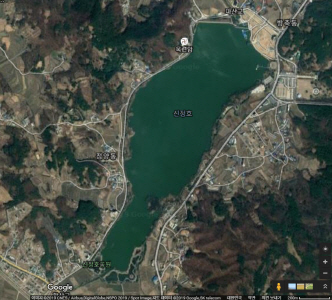
#> input picture SystProg_Spri_2019/scripts/sample_imgs/sinjeong-lake.jpg, 332 x 300 px
$ python opencv_15_floodfill_lake.py
#> lines starting #> are read from the running program, lines starting #| are printed output that depends on the picture; after the words box and inside, x2 and y2 are one past the last pixel; in counts of white or black regions, pixels touching at a corner belong together
### SystProg_Spri_2019/scripts/opencv/show_imgs.py
import cv2
import numpy as np


def show_imgs(titled_imgs, wnd_title, columns, min_width=None):
    # convert gray images to bgr images
    titled_imgs = gray_to_bgr(titled_imgs)
    # prepare merged image
    rows = int(np.ceil(len(titled_imgs)/columns))
    block_size, img_rect = get_block_info(titled_imgs)
    result_img = np.ones((block_size[0]*rows, block_size[1]*columns, 3), dtype=np.uint8)*255
    # put images on blocks with title on top of image
    for idx, (title, image) in enumerate(titled_imgs.items()):
        y_pos = int(idx / columns) * block_size[0] + img_rect["y"]
        x_pos = int(idx % columns) * block_size[1] + img_rect["x"]
        result_img[y_pos:y_pos+img_rect["h"], x_pos:x_pos+img_rect["w"], :] = image
        title_pos = (x_pos + 20, y_pos - 5)
        cv2.putText(result_img, title, title_pos, cv2.FONT_HERSHEY_SIMPLEX, 0.7, (0, 0, 0), 1)
    # pad image with white
    if min_width is not None and result_img.shape[1] < min_width:
        result_img = pad_img(result_img, min_width)
    cv2.imshow(wnd_title, result_img)
    cv2.waitKey()
    return result_img


def gray_to_bgr(images):
    bgr_imgs = dict()
    for key, img in images.items():
        if len(img.shape) == 2:
            bgr_imgs[key] = cv2.cvtColor(img, cv2.COLOR_GRAY2BGR)
        else:
            bgr_imgs[key] = img.copy()
    return bgr_imgs


def get_block_info(imgs_dict):
    pad = 10
    title_pad = 25
    first_key = list(imgs_dict.keys())[0]
    img_size = imgs_dict[first_key].shape
    img_area = {"x": pad, "w": img_size[1], "y": title_pad, "h": img_size[0]}
    block_size = (img_area["h"] + title_pad + pad, img_area["w"] + pad*2)
    return block_size, img_area


# [7 lines left out: function pad_img, not called in this run]

### SystProg_Spri_2019/scripts/opencv/opencv_15_floodfill_lake.py
import cv2
import numpy as np
import show_imgs as si
IMG_PATH = "../sample_imgs"


def fill_lake():
    srcimg = cv2.imread(IMG_PATH + "/sinjeong-lake.jpg", cv2.IMREAD_COLOR)
#> srcimg is the input picture: shape (300, 332, 3); mean B, G, R 68.6, 77.8, 67.7
    images = {"original": srcimg}
    seed = (int(srcimg.shape[1]/2), int(srcimg.shape[0]/2))
#> seed = (166, 150)
    # 아무 처리하지 않고 바로 호수에 flood fill 적용
    fill_direct = srcimg.copy()
    mask = np.zeros((srcimg.shape[0]+2, srcimg.shape[1]+2), dtype=np.uint8)
    retval, fill_direct, mask, rect = cv2.floodFill(fill_direct, mask, seed, (0,255,255), (2,2,2), (2,2,2), flags=8)
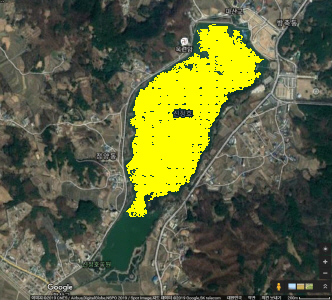
#> fill_direct: shape (300, 332, 3); 11.64% of pixels changed, all inside (x1, y1, x2, y2) = (126, 24, 264, 217)
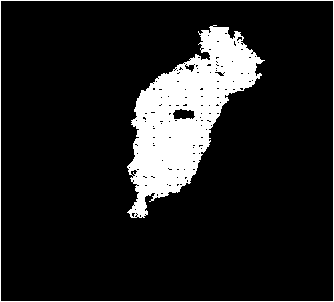
#> mask: shape (302, 334); values 0 (black) and 1 (white), 12.8% white; 2 white regions, box (x1, y1, x2, y2) and area: (127, 25, 265, 218) 11595, (0, 0, 334, 302) 1268
#> retval = 11595; rect = (126, 24, 138, 193)
    print(f"pixel area of lake WITHOUT preprocess={retval}, rect={rect}")
#| pixel area of lake WITHOUT preprocess=11595, rect=(126, 24, 138, 193)
    fill_direct = cv2.circle(fill_direct, seed, 1, (0,0,255), 2)
#> fill_direct: shape (300, 332, 3); 0.02% of pixels changed, all inside (x1, y1, x2, y2) = (164, 148, 169, 153)
    images["direct_floodfill"] = fill_direct
    # flood fill이 잘 퍼지도록 블러링 후 적용
    fill_blur = srcimg.copy()
    fill_blur = cv2.GaussianBlur(fill_blur, (3,3), 0)
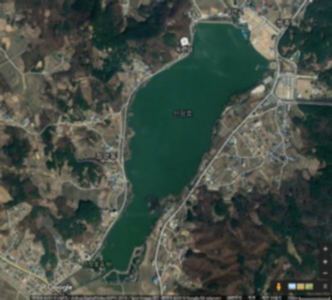
#> fill_blur: shape (300, 332, 3); mean B, G, R 68.7, 77.9, 67.7
    fill_blur = cv2.medianBlur(fill_blur, 3)
    mask = np.zeros((srcimg.shape[0] + 2, srcimg.shape[1] + 2), dtype=np.uint8)
    retval, fill_blur, mask, rect = cv2.floodFill(fill_blur, mask, seed, (0,255,255), (2,2,2), (2,2,2), flags=8 | (255 << 8))
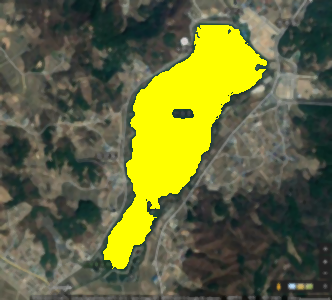
#> fill_blur: shape (300, 332, 3); mean B, G, R 60.5, 105.2, 101.3
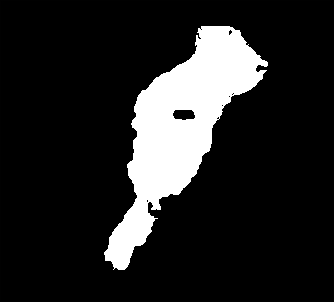
#> mask: shape (302, 334); min 0, max 255, mean 36.8
#> retval = 14550; rect = (103, 25, 164, 244)
    print(f"pixel area of lake WITH preprocess=   {retval}, rect={rect}")
#| pixel area of lake WITH preprocess=   14550, rect=(103, 25, 164, 244)
    fill_blur = cv2.circle(fill_blur, seed, 1, (0,0,255), 2)
    images["blur_n_floodfill"] = fill_blur
    # 결과 출력
    images["final mask"] = cv2.cvtColor(mask[1:-1, 1:-1], cv2.COLOR_GRAY2BGR)
    result_img = si.show_imgs(images, "fill the lake", 2)
#> the loop in gray_to_bgr, `for key, img in images.items():` made 4 passes
#> key on passes 1 to 4: 'original', 'direct_floodfill', 'blur_n_floodfill', 'final mask'
#> after the loop in gray_to_bgr, `for key, img in images.items():`: bgr_imgs = 4 items
#> in show_imgs, `rows = int(np.ceil(len(titled_imgs)/columns))`: rows = 2
#> in get_block_info, `first_key = list(imgs_dict.keys())[0]`: first_key = 'original'
#> in show_imgs, `block_size, img_rect = get_block_info(titled_imgs)`: block_size = (335, 352); img_rect = {'x': 10, 'w': 332, 'y': 25, 'h': 300}
#> the loop in show_imgs, `for idx, (title, image) in enumerate(titled_imgs.items()):` made 4 passes
#> (title, y_pos, x_pos, title_pos) on passes 1 to 4: ('original', 25, 10, (30, 20)), ('direct_floodfill', 25, 362, (382, 20)), ('blur_n_floodfill', 360, 10, (30, 355)), ('final mask', 360, 362, (382, 355))
#> after the loop in show_imgs, `for idx, (title, image) in enumerate(titled_imgs.items()):`:
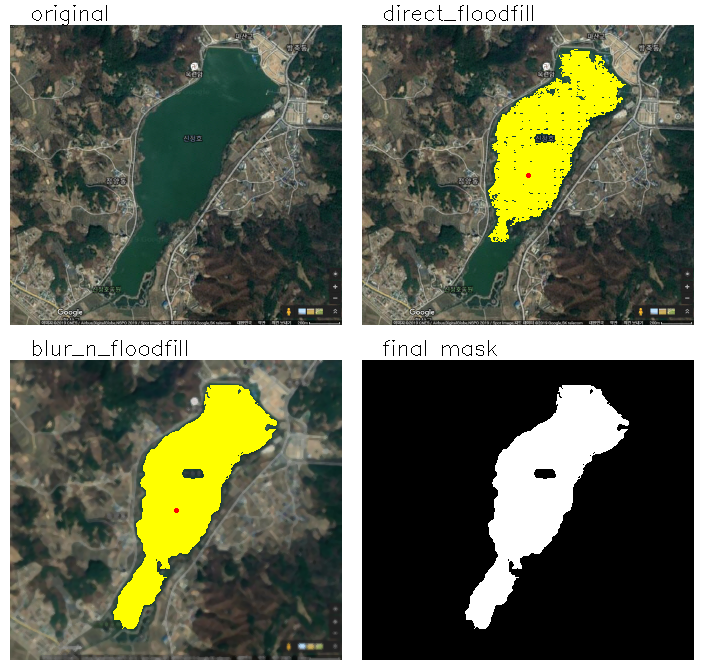
#> result_img: shape (670, 704, 3); mean of channels 0, 1, 2 87.3, 106.5, 102.5; drawn as B, G, R
    cv2.imwrite(IMG_PATH + "/result/fill_lake.jpg", result_img)


if __name__ == "__main__":
    fill_lake()

$ run again, with SystProg_Spri_2019/scripts/sample_imgs/ballpool.jpg copied over SystProg_Spri_2019/scripts/sample_imgs/sinjeong-lake.jpg
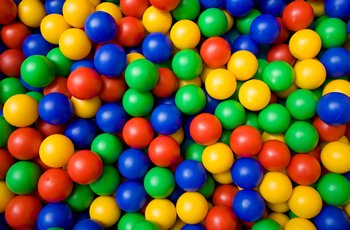
#> input picture SystProg_Spri_2019/scripts/sample_imgs/ballpool.jpg, 350 x 230 px
#> in fill_lake, srcimg is the input picture: shape (230, 350, 3); mean B, G, R 54.5, 96.4, 106.6
#> in fill_lake, `retval, fill_direct, mask, rect = cv2.floodFill(fill_direct, mask, see..`:
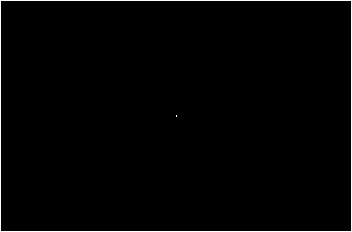
#> mask: shape (232, 352); values 0 (black) and 1 (white), 1.4% white in thin lines or dots
#> in fill_lake, `retval, fill_direct, mask, rect = cv2.floodFill(fill_direct, mask, see..`: retval = 2; rect = (175, 114, 1, 2)
#| pixel area of lake WITHOUT preprocess=2, rect=(175, 114, 1, 2)
#> in fill_lake, `retval, fill_blur, mask, rect = cv2.floodFill(fill_blur, mask, seed, (..`: retval = 5; rect = (175, 112, 1, 5)
#| pixel area of lake WITH preprocess=   5, rect=(175, 112, 1, 5)
#> the loop in gray_to_bgr, `for key, img in images.items():` made 4 passes
#> key on passes 1 to 4: 'original', 'direct_floodfill', 'blur_n_floodfill', 'final mask'
#> after the loop in gray_to_bgr, `for key, img in images.items():`: bgr_imgs = 4 items
#> rows = 2
#> first_key = 'original'
#> in show_imgs, `block_size, img_rect = get_block_info(titled_imgs)`: block_size = (265, 370); img_rect = {'x': 10, 'w': 350, 'y': 25, 'h': 230}
#> the loop in show_imgs, `for idx, (title, image) in enumerate(titled_imgs.items()):` made 4 passes
#> (title, y_pos, x_pos, title_pos) on passes 1 to 4: ('original', 25, 10, (30, 20)), ('direct_floodfill', 25, 380, (400, 20)), ('blur_n_floodfill', 290, 10, (30, 285)), ('final mask', 290, 380, (400, 285))
#> after the loop in show_imgs, `for idx, (title, image) in enumerate(titled_imgs.items()):`:
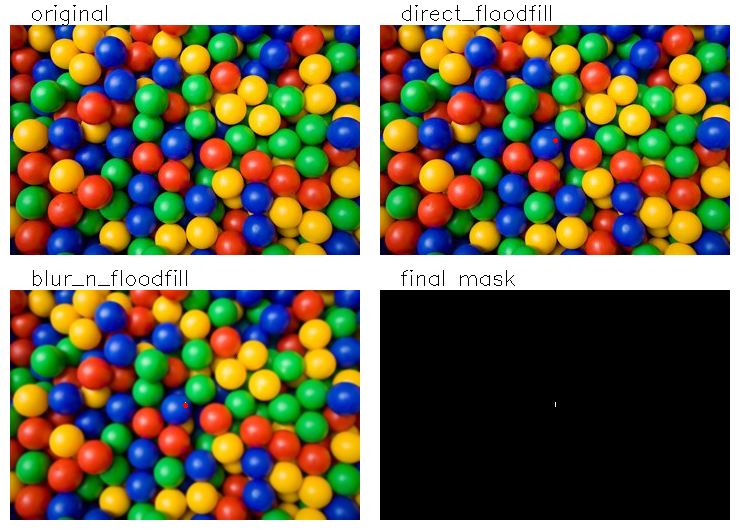
#> result_img: shape (530, 740, 3); mean of channels 0, 1, 2 78.4, 104.3, 110.6; drawn as B, G, R
